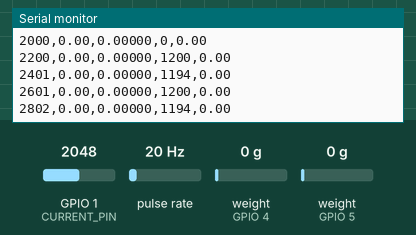
This sketch was run on a simulated ESP32-S3. On the bench: the last lines printed to the serial monitor. Wiring (inferred from the names in the program): pulse sensor: data GPIO 7. The inputs (shaded band) are chosen by the test bench; at power-on: pulse rate 20 Hz, weight on the scale (sensors on GPIO 4, GPIO 5) 0 g, GPIO 1 (CURRENT_PIN) = 2048 (analog values on the 0–4095 scale).

Above: at 3.2 s.
3.3 s: pulse rate (sensor on GPIO 7) set to 4 Hz
At 3.36 s:
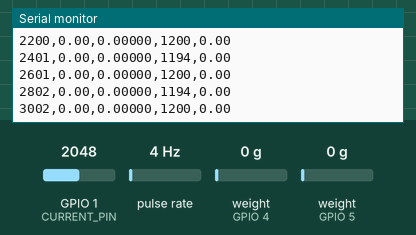
4.8 s: weight on the scale (sensor on GPIO 4) set to 100 g
At 4.96 s:
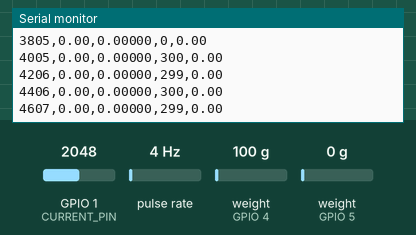
6.3 s: weight on the scale (sensor on GPIO 5) set to 100 g
At 6.37 s:
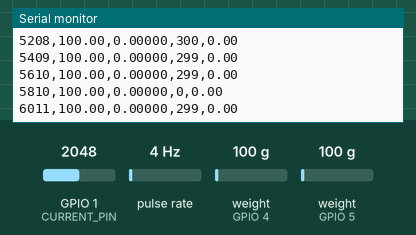
7.8 s: GPIO 1 (CURRENT_PIN) set to 2866
At 7.97 s:
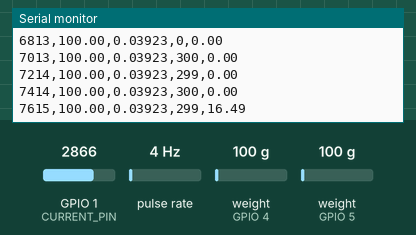
9.3 s: pulse rate (sensor on GPIO 7) set to 50 Hz
At 9.37 s:
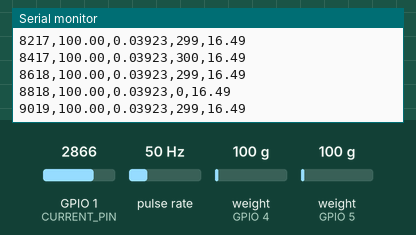
10.8 s: weight on the scale (sensor on GPIO 4) set to 1250 g
At 10.98 s:
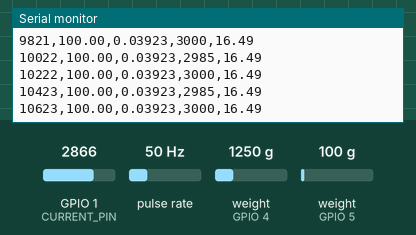
Timing chart, 0 to 13.3 s (numbered marks = the images above; inputs shaded):
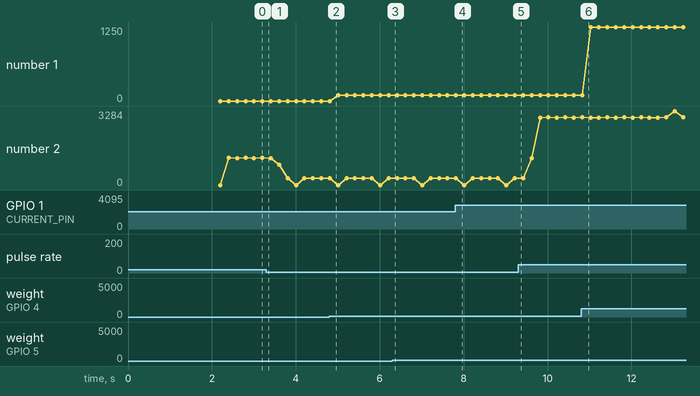

Measured:
- after the input at 7.8 s, the serial monitor: prints a new line at once (image 4)
- plotted number 1: 0 → 100 after the input at 4.8 s, 100 → 1250 after the input at 10.8 s
- plotted number 2: 1200 → 300 after the input at 3.3 s, 299 → 2985 after the input at 9.3 s

The sketch:

rig_daq.ino
```cpp
#include "HX711.h"

// --- Pin Definitions ---
#define THRUST_DOUT_PIN  4   // HX711 #1 Data Pin (5kg cell)
#define TORQUE_DOUT_PIN  5   // HX711 #2 Data Pin (1kg cell)
#define SHARED_CLK_PIN   6   // Dual HX711 Shared Clock Pin
#define RPM_PIN          7   // TCRT5000 DO Pin (Interrupt capable)
#define CURRENT_PIN      1   // ACS758 Analog Out Pin (ESP32-S3 ADC1_CH0)

// --- Calibration Variables ---
// Adjust these factors after performing your dead-weight calibrations
const float THRUST_CALIBRATION_FACTOR = 420.0;
const float TORQUE_CALIBRATION_FACTOR = 1250.0;
const float TORQUE_ARM_METERS = 0.040; // 40mm physical lever arm

// --- Sensor Objects ---
HX711 thrust_scale;
HX711 torque_scale;

// --- Interrupt & Telemetry Variables ---
volatile unsigned long rpm_pulse_count = 0;
unsigned long last_millis = 0;
const unsigned long SAMPLE_INTERVAL_MS = 100; // 10 Hz output rate

// Hardware Interrupt Service Routine (ISR) for RPM
void IRAM_ATTR countRpmPulse() {
  rpm_pulse_count++;
}

void setup() {
  Serial.begin(115200);

  // Initialize Load Cells sharing the same clock pin
  thrust_scale.begin(THRUST_DOUT_PIN, SHARED_CLK_PIN);
  torque_scale.begin(TORQUE_DOUT_PIN, SHARED_CLK_PIN);

  // Apply Calibration
  thrust_scale.set_scale(THRUST_CALIBRATION_FACTOR);
  torque_scale.set_scale(TORQUE_CALIBRATION_FACTOR);

  // Set baselines (Ensure rig is completely unloaded on boot!)
  thrust_scale.tare();
  torque_scale.tare();

  // Configure RPM IR Interrupt Pin
  pinMode(RPM_PIN, INPUT);
  attachInterrupt(digitalPinToInterrupt(RPM_PIN), countRpmPulse, RISING);

  // Configure Analog Pin for ACS758 Current Sensor
  analogReadResolution(12); // ESP32-S3 12-bit ADC (0-4095 range)
}

void loop() {
  unsigned long current_millis = millis();

  if (current_millis - last_millis >= SAMPLE_INTERVAL_MS) {
    float time_elapsed_sec = (current_millis - last_millis) / 1000.0;

    // 1. Safely snapshot and reset the high-speed RPM pulse counter
    noInterrupts();
    unsigned long pulses = rpm_pulse_count;
    rpm_pulse_count = 0;
    interrupts();

    // Calculate RPM (Assuming 1 reflective tape marker on 1 blade element)
    float rpm = (pulses / time_elapsed_sec) * 60.0;

    // 2. Read Aerodynamic Load Cells (in Grams of force)
    float thrust_g = thrust_scale.get_units(1); // 1-sample non-blocking read
    float torque_g = torque_scale.get_units(1);

    // Convert Force to Torque (Grams to Kilograms -> Newtons -> N*m)
    float torque_Nm = (torque_g / 1000.0) * 9.80665 * TORQUE_ARM_METERS;

    // 3. Read Electrical Current from ACS758
    int raw_adc = analogRead(CURRENT_PIN);
    float adc_voltage = (raw_adc / 4095.0) * 3.3;
    // ACS758-050B rests at VCC/2 (1.65V) at 0 Amps, outputs 40mV per Amp
    float current_A = (adc_voltage - 1.65) / 0.040;
    if (current_A < 0.1) current_A = 0.0; // Filter out idle baseline float noise

    // 4. Output Data Stream via CSV Serial Formatting
    // Schema: Timestamp(ms), Thrust(g), Torque(Nm), RPM, Current(A)
    Serial.print(current_millis);
    Serial.print(",");
    Serial.print(thrust_g, 2);
    Serial.print(",");
    Serial.print(torque_Nm, 5);
    Serial.print(",");
    Serial.print(rpm, 0);
    Serial.print(",");
    Serial.println(current_A, 2);

    last_millis = current_millis;
  }
}
```
